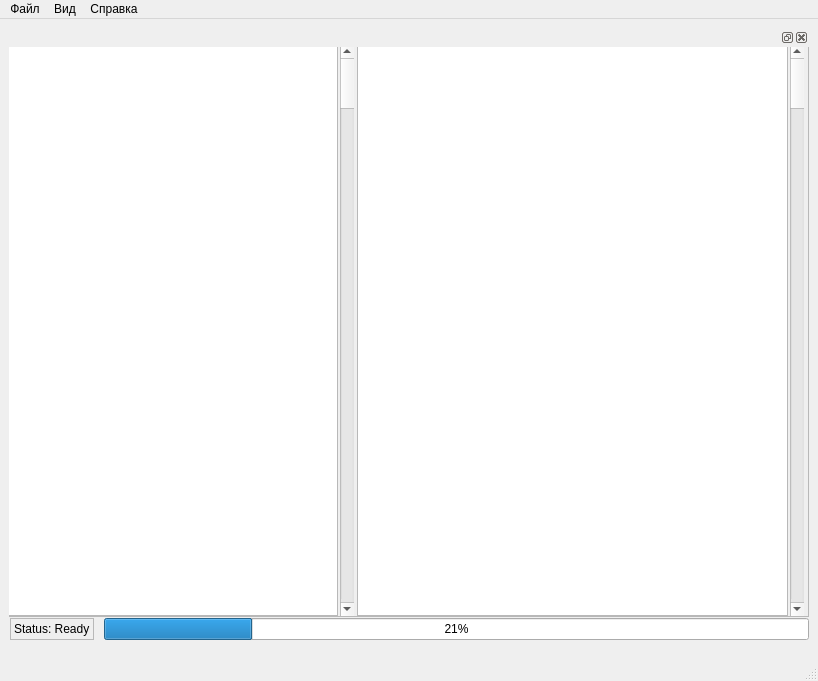
<?xml version="1.0" encoding="UTF-8"?>
<ui version="4.0">
 <class>MainWindow</class>
 <widget class="QMainWindow" name="MainWindow">
  <property name="geometry">
   <rect>
    <x>0</x>
    <y>0</y>
    <width>818</width>
    <height>681</height>
   </rect>
  </property>
  <property name="sizePolicy">
   <sizepolicy hsizetype="MinimumExpanding" vsizetype="MinimumExpanding">
    <horstretch>0</horstretch>
    <verstretch>0</verstretch>
   </sizepolicy>
  </property>
  <property name="windowTitle">
   <string>Librarian 0.1</string>
  </property>
  <property name="accessibleName">
   <string>lib_main</string>
  </property>
  <property name="accessibleDescription">
   <string>librarian program</string>
  </property>
  <property name="dockNestingEnabled">
   <bool>true</bool>
  </property>
  <property name="unifiedTitleAndToolBarOnMac">
   <bool>true</bool>
  </property>
  <widget class="QWidget" name="centralwidget">
   <property name="sizePolicy">
    <sizepolicy hsizetype="Expanding" vsizetype="Expanding">
     <horstretch>0</horstretch>
     <verstretch>0</verstretch>
    </sizepolicy>
   </property>
   <layout class="QVBoxLayout" name="verticalLayout" stretch="0">
    <property name="spacing">
     <number>12</number>
    </property>
    <property name="sizeConstraint">
     <enum>QLayout::SetNoConstraint</enum>
    </property>
    <item>
     <widget class="QDockWidget" name="dockWidget_2">
      <property name="sizePolicy">
       <sizepolicy hsizetype="Expanding" vsizetype="Expanding">
        <horstretch>0</horstretch>
        <verstretch>0</verstretch>
       </sizepolicy>
      </property>
      <property name="minimumSize">
       <size>
        <width>800</width>
        <height>622</height>
       </size>
      </property>
      <widget class="QWidget" name="dockWidgetContents_2">
       <property name="sizePolicy">
        <sizepolicy hsizetype="Expanding" vsizetype="Expanding">
         <horstretch>0</horstretch>
         <verstretch>0</verstretch>
        </sizepolicy>
       </property>
       <property name="minimumSize">
        <size>
         <width>800</width>
         <height>600</height>
        </size>
       </property>
       <property name="baseSize">
        <size>
         <width>800</width>
         <height>600</height>
        </size>
       </property>
       <widget class="QWidget" name="verticalLayoutWidget">
        <property name="geometry">
         <rect>
          <x>-1</x>
          <y>-1</y>
          <width>801</width>
          <height>571</height>
         </rect>
        </property>
        <layout class="QVBoxLayout" name="verticalLayout_2" stretch="0">
         <property name="sizeConstraint">
          <enum>QLayout::SetNoConstraint</enum>
         </property>
         <item>
          <widget class="QFrame" name="frame">
           <property name="sizePolicy">
            <sizepolicy hsizetype="Expanding" vsizetype="Expanding">
             <horstretch>0</horstretch>
             <verstretch>0</verstretch>
            </sizepolicy>
           </property>
           <property name="frameShape">
            <enum>QFrame::StyledPanel</enum>
           </property>
           <property name="frameShadow">
            <enum>QFrame::Raised</enum>
           </property>
           <widget class="QWidget" name="horizontalLayoutWidget_3">
            <property name="geometry">
             <rect>
              <x>-1</x>
              <y>-1</y>
              <width>331</width>
              <height>571</height>
             </rect>
            </property>
            <layout class="QHBoxLayout" name="horizontalLayout_6">
             <item>
              <widget class="QTreeView" name="treeView_2"/>
             </item>
            </layout>
           </widget>
           <widget class="QWidget" name="horizontalLayoutWidget_6">
            <property name="geometry">
             <rect>
              <x>329</x>
              <y>-1</y>
              <width>21</width>
              <height>571</height>
             </rect>
            </property>
            <layout class="QHBoxLayout" name="horizontalLayout_8">
             <item>
              <widget class="QScrollBar" name="verticalScrollBar_3">
               <property name="orientation">
                <enum>Qt::Vertical</enum>
               </property>
              </widget>
             </item>
            </layout>
           </widget>
           <widget class="QWidget" name="horizontalLayoutWidget_7">
            <property name="geometry">
             <rect>
              <x>349</x>
              <y>-1</y>
              <width>431</width>
              <height>571</height>
             </rect>
            </property>
            <layout class="QHBoxLayout" name="horizontalLayout_9">
             <item>
              <widget class="QColumnView" name="columnView_2"/>
             </item>
            </layout>
           </widget>
           <widget class="QWidget" name="horizontalLayoutWidget_8">
            <property name="geometry">
             <rect>
              <x>779</x>
              <y>-1</y>
              <width>21</width>
              <height>571</height>
             </rect>
            </property>
            <layout class="QHBoxLayout" name="horizontalLayout_11">
             <item>
              <widget class="QScrollBar" name="verticalScrollBar_4">
               <property name="orientation">
                <enum>Qt::Vertical</enum>
               </property>
              </widget>
             </item>
            </layout>
           </widget>
          </widget>
         </item>
        </layout>
       </widget>
       <widget class="QWidget" name="verticalLayoutWidget_2">
        <property name="geometry">
         <rect>
          <x>-1</x>
          <y>570</y>
          <width>801</width>
          <height>25</height>
         </rect>
        </property>
        <layout class="QVBoxLayout" name="verticalLayout_5" stretch="0">
         <item>
          <layout class="QHBoxLayout" name="horizontalLayout">
           <property name="spacing">
            <number>10</number>
           </property>
           <property name="sizeConstraint">
            <enum>QLayout::SetDefaultConstraint</enum>
           </property>
           <property name="leftMargin">
            <number>2</number>
           </property>
           <item>
            <widget class="QLabel" name="label">
             <property name="baseSize">
              <size>
               <width>0</width>
               <height>0</height>
              </size>
             </property>
             <property name="frameShape">
              <enum>QFrame::StyledPanel</enum>
             </property>
             <property name="frameShadow">
              <enum>QFrame::Raised</enum>
             </property>
             <property name="lineWidth">
              <number>5</number>
             </property>
             <property name="text">
              <string>Status: Ready</string>
             </property>
            </widget>
           </item>
           <item>
            <widget class="QProgressBar" name="progressBar">
             <property name="baseSize">
              <size>
               <width>0</width>
               <height>0</height>
              </size>
             </property>
             <property name="maximum">
              <number>100</number>
             </property>
             <property name="value">
              <number>21</number>
             </property>
            </widget>
           </item>
          </layout>
         </item>
        </layout>
       </widget>
      </widget>
     </widget>
    </item>
   </layout>
  </widget>
  <widget class="QMenuBar" name="menubar">
   <property name="geometry">
    <rect>
     <x>0</x>
     <y>0</y>
     <width>818</width>
     <height>21</height>
    </rect>
   </property>
   <property name="layoutDirection">
    <enum>Qt::LeftToRight</enum>
   </property>
   <widget class="QMenu" name="menu">
    <property name="title">
     <string>Файл</string>
    </property>
    <addaction name="action"/>
    <addaction name="action_2"/>
    <addaction name="separator"/>
    <addaction name="action_5"/>
   </widget>
   <widget class="QMenu" name="menu_2">
    <property name="title">
     <string>Вид</string>
    </property>
   </widget>
   <widget class="QMenu" name="menu_3">
    <property name="title">
     <string>Справка</string>
    </property>
    <addaction name="action_3"/>
   </widget>
   <addaction name="menu"/>
   <addaction name="menu_2"/>
   <addaction name="menu_3"/>
  </widget>
  <widget class="QStatusBar" name="statusbar">
   <property name="sizePolicy">
    <sizepolicy hsizetype="Expanding" vsizetype="Expanding">
     <horstretch>0</horstretch>
     <verstretch>0</verstretch>
    </sizepolicy>
   </property>
  </widget>
  <action name="action">
   <property name="text">
    <string>Добавить папку</string>
   </property>
  </action>
  <action name="action_2">
   <property name="text">
    <string>Добавить файл</string>
   </property>
  </action>
  <action name="action_3">
   <property name="text">
    <string>О программе</string>
   </property>
  </action>
  <action name="action_5">
   <property name="text">
    <string>Выход</string>
   </property>
  </action>
 </widget>
 <resources/>
 <connections/>
</ui>
